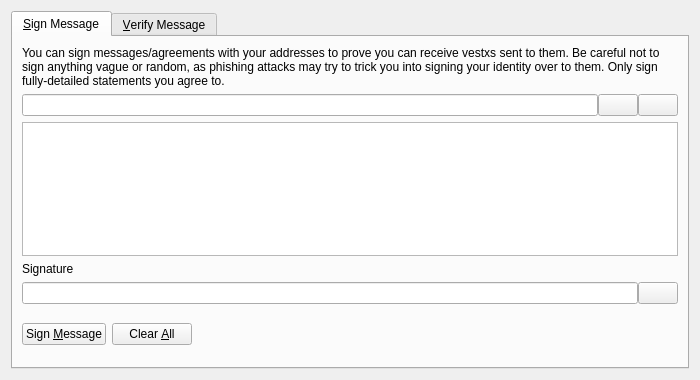
<?xml version="1.0" encoding="UTF-8"?>
<ui version="4.0">
 <class>SignVerifyMessageDialog</class>
 <widget class="QDialog" name="SignVerifyMessageDialog">
  <property name="geometry">
   <rect>
    <x>0</x>
    <y>0</y>
    <width>700</width>
    <height>380</height>
   </rect>
  </property>
  <property name="windowTitle">
   <string>Signatures - Sign / Verify a Message</string>
  </property>
  <property name="modal">
   <bool>true</bool>
  </property>
  <layout class="QVBoxLayout" name="verticalLayout">
   <item>
    <widget class="QTabWidget" name="tabWidget">
     <property name="currentIndex">
      <number>0</number>
     </property>
     <widget class="QWidget" name="tabSignMessage">
      <attribute name="title">
       <string>&amp;Sign Message</string>
      </attribute>
      <layout class="QVBoxLayout" name="verticalLayout_SM">
       <item>
        <widget class="QLabel" name="infoLabel_SM">
         <property name="text">
          <string>You can sign messages/agreements with your addresses to prove you can receive vestxs sent to them. Be careful not to sign anything vague or random, as phishing attacks may try to trick you into signing your identity over to them. Only sign fully-detailed statements you agree to.</string>
         </property>
         <property name="textFormat">
          <enum>Qt::PlainText</enum>
         </property>
         <property name="wordWrap">
          <bool>true</bool>
         </property>
        </widget>
       </item>
       <item>
        <layout class="QHBoxLayout" name="horizontalLayout_1_SM">
         <property name="spacing">
          <number>0</number>
         </property>
         <item>
          <widget class="QValidatedLineEdit" name="addressIn_SM">
           <property name="toolTip">
            <string>The VESTX address to sign the message with</string>
           </property>
          </widget>
         </item>
         <item>
          <widget class="QPushButton" name="addressBookButton_SM">
           <property name="toolTip">
            <string>Choose previously used address</string>
           </property>
           <property name="text">
            <string/>
           </property>
           <property name="icon">
            <iconset resource="../bitcoin.qrc">
             <normaloff>:/icons/address-book</normaloff>:/icons/address-book</iconset>
           </property>
           <property name="shortcut">
            <string>Alt+A</string>
           </property>
           <property name="autoDefault">
            <bool>false</bool>
           </property>
          </widget>
         </item>
         <item>
          <widget class="QPushButton" name="pasteButton_SM">
           <property name="toolTip">
            <string>Paste address from clipboard</string>
           </property>
           <property name="text">
            <string/>
           </property>
           <property name="icon">
            <iconset resource="../bitcoin.qrc">
             <normaloff>:/icons/editpaste</normaloff>:/icons/editpaste</iconset>
           </property>
           <property name="shortcut">
            <string>Alt+P</string>
           </property>
           <property name="autoDefault">
            <bool>false</bool>
           </property>
          </widget>
         </item>
        </layout>
       </item>
       <item>
        <widget class="QPlainTextEdit" name="messageIn_SM">
         <property name="toolTip">
          <string>Enter the message you want to sign here</string>
         </property>
        </widget>
       </item>
       <item>
        <widget class="QLabel" name="signatureLabel_SM">
         <property name="text">
          <string>Signature</string>
         </property>
         <property name="textFormat">
          <enum>Qt::PlainText</enum>
         </property>
        </widget>
       </item>
       <item>
        <layout class="QHBoxLayout" name="horizontalLayout_2_SM">
         <property name="spacing">
          <number>0</number>
         </property>
         <item>
          <widget class="QLineEdit" name="signatureOut_SM">
           <property name="font">
            <font>
             <italic>true</italic>
            </font>
           </property>
           <property name="readOnly">
            <bool>true</bool>
           </property>
          </widget>
         </item>
         <item>
          <widget class="QPushButton" name="copySignatureButton_SM">
           <property name="toolTip">
            <string>Copy the current signature to the system clipboard</string>
           </property>
           <property name="text">
            <string/>
           </property>
           <property name="icon">
            <iconset resource="../bitcoin.qrc">
             <normaloff>:/icons/editcopy</normaloff>:/icons/editcopy</iconset>
           </property>
           <property name="autoDefault">
            <bool>false</bool>
           </property>
          </widget>
         </item>
        </layout>
       </item>
       <item>
        <layout class="QHBoxLayout" name="horizontalLayout_3_SM">
         <item>
          <widget class="QPushButton" name="signMessageButton_SM">
           <property name="toolTip">
            <string>Sign the message to prove you own this VESTX address</string>
           </property>
           <property name="text">
            <string>Sign &amp;Message</string>
           </property>
           <property name="icon">
            <iconset resource="../bitcoin.qrc">
             <normaloff>:/icons/edit</normaloff>:/icons/edit</iconset>
           </property>
           <property name="autoDefault">
            <bool>false</bool>
           </property>
          </widget>
         </item>
         <item>
          <widget class="QPushButton" name="clearButton_SM">
           <property name="toolTip">
            <string>Reset all sign message fields</string>
           </property>
           <property name="text">
            <string>Clear &amp;All</string>
           </property>
           <property name="icon">
            <iconset resource="../bitcoin.qrc">
             <normaloff>:/icons/remove</normaloff>:/icons/remove</iconset>
           </property>
           <property name="autoDefault">
            <bool>false</bool>
           </property>
          </widget>
         </item>
         <item>
          <spacer name="horizontalSpacer_1_SM">
           <property name="orientation">
            <enum>Qt::Horizontal</enum>
           </property>
           <property name="sizeHint" stdset="0">
            <size>
             <width>40</width>
             <height>48</height>
            </size>
           </property>
          </spacer>
         </item>
         <item>
          <widget class="QLabel" name="statusLabel_SM">
           <property name="font">
            <font>
             <weight>75</weight>
             <bold>true</bold>
            </font>
           </property>
           <property name="text">
            <string/>
           </property>
           <property name="wordWrap">
            <bool>true</bool>
           </property>
          </widget>
         </item>
         <item>
          <spacer name="horizontalSpacer_2_SM">
           <property name="orientation">
            <enum>Qt::Horizontal</enum>
           </property>
           <property name="sizeHint" stdset="0">
            <size>
             <width>40</width>
             <height>48</height>
            </size>
           </property>
          </spacer>
         </item>
        </layout>
       </item>
      </layout>
     </widget>
     <widget class="QWidget" name="tabVerifyMessage">
      <attribute name="title">
       <string>&amp;Verify Message</string>
      </attribute>
      <layout class="QVBoxLayout" name="verticalLayout_VM">
       <item>
        <widget class="QLabel" name="infoLabel_VM">
         <property name="text">
          <string>Enter the receiver's address, message (ensure you copy line breaks, spaces, tabs, etc. exactly) and signature below to verify the message. Be careful not to read more into the signature than what is in the signed message itself, to avoid being tricked by a man-in-the-middle attack. Note that this only proves the signing party receives with the address, it cannot prove sendership of any transaction!</string>
         </property>
         <property name="textFormat">
          <enum>Qt::PlainText</enum>
         </property>
         <property name="alignment">
          <set>Qt::AlignLeading|Qt::AlignLeft|Qt::AlignTop</set>
         </property>
         <property name="wordWrap">
          <bool>true</bool>
         </property>
        </widget>
       </item>
       <item>
        <layout class="QHBoxLayout" name="horizontalLayout_1_VM">
         <property name="spacing">
          <number>0</number>
         </property>
         <item>
          <widget class="QValidatedLineEdit" name="addressIn_VM">
           <property name="toolTip">
            <string>The VESTX address the message was signed with</string>
           </property>
          </widget>
         </item>
         <item>
          <widget class="QPushButton" name="addressBookButton_VM">
           <property name="toolTip">
            <string>Choose previously used address</string>
           </property>
           <property name="text">
            <string/>
           </property>
           <property name="icon">
            <iconset resource="../bitcoin.qrc">
             <normaloff>:/icons/address-book</normaloff>:/icons/address-book</iconset>
           </property>
           <property name="shortcut">
            <string>Alt+A</string>
           </property>
           <property name="autoDefault">
            <bool>false</bool>
           </property>
          </widget>
         </item>
        </layout>
       </item>
       <item>
        <widget class="QPlainTextEdit" name="messageIn_VM"/>
       </item>
       <item>
        <widget class="QValidatedLineEdit" name="signatureIn_VM"/>
       </item>
       <item>
        <layout class="QHBoxLayout" name="horizontalLayout_2_VM">
         <item>
          <widget class="QPushButton" name="verifyMessageButton_VM">
           <property name="toolTip">
            <string>Verify the message to ensure it was signed with the specified VESTX address</string>
           </property>
           <property name="text">
            <string>Verify &amp;Message</string>
           </property>
           <property name="icon">
            <iconset resource="../bitcoin.qrc">
             <normaloff>:/icons/transaction_0</normaloff>:/icons/transaction_0</iconset>
           </property>
           <property name="autoDefault">
            <bool>false</bool>
           </property>
          </widget>
         </item>
         <item>
          <widget class="QPushButton" name="clearButton_VM">
           <property name="toolTip">
            <string>Reset all verify message fields</string>
           </property>
           <property name="text">
            <string>Clear &amp;All</string>
           </property>
           <property name="icon">
            <iconset resource="../bitcoin.qrc">
             <normaloff>:/icons/remove</normaloff>:/icons/remove</iconset>
           </property>
           <property name="autoDefault">
            <bool>false</bool>
           </property>
          </widget>
         </item>
         <item>
          <spacer name="horizontalSpacer_1_VM">
           <property name="orientation">
            <enum>Qt::Horizontal</enum>
           </property>
           <property name="sizeHint" stdset="0">
            <size>
             <width>40</width>
             <height>48</height>
            </size>
           </property>
          </spacer>
         </item>
         <item>
          <widget class="QLabel" name="statusLabel_VM">
           <property name="font">
            <font>
             <weight>75</weight>
             <bold>true</bold>
            </font>
           </property>
           <property name="text">
            <string/>
           </property>
           <property name="wordWrap">
            <bool>true</bool>
           </property>
          </widget>
         </item>
         <item>
          <spacer name="horizontalSpacer_2_VM">
           <property name="orientation">
            <enum>Qt::Horizontal</enum>
           </property>
           <property name="sizeHint" stdset="0">
            <size>
             <width>40</width>
             <height>48</height>
            </size>
           </property>
          </spacer>
         </item>
        </layout>
       </item>
      </layout>
     </widget>
    </widget>
   </item>
  </layout>
 </widget>
 <customwidgets>
  <customwidget>
   <class>QValidatedLineEdit</class>
   <extends>QLineEdit</extends>
   <header>qt/qvalidatedlineedit.h</header>
  </customwidget>
 </customwidgets>
 <resources>
  <include location="../bitcoin.qrc"/>
 </resources>
 <connections/>
</ui>
